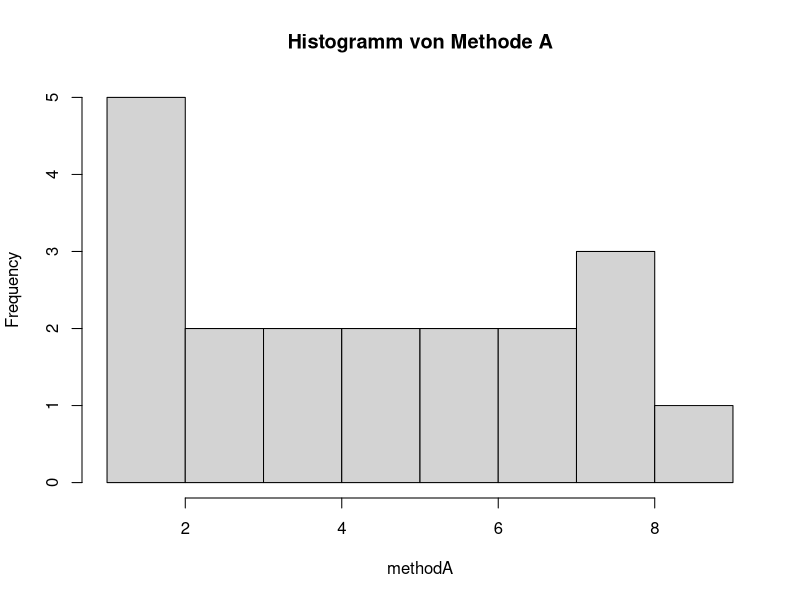
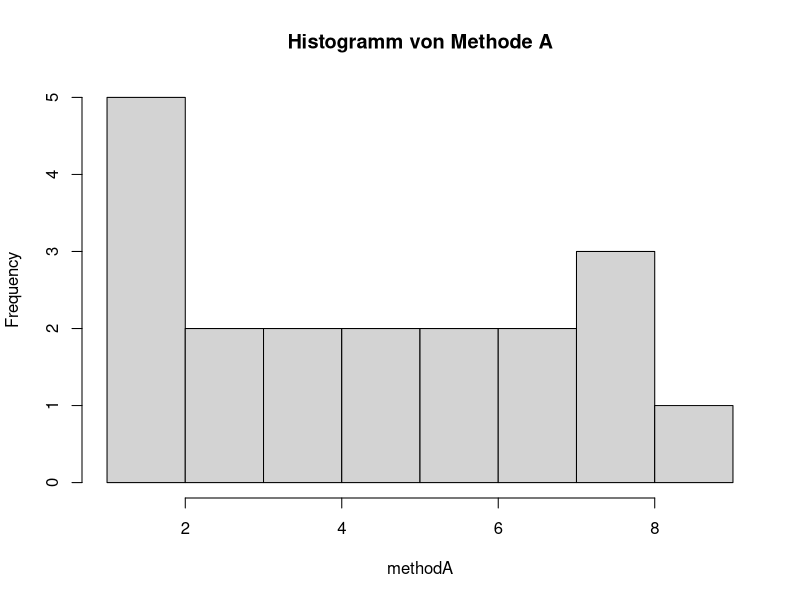
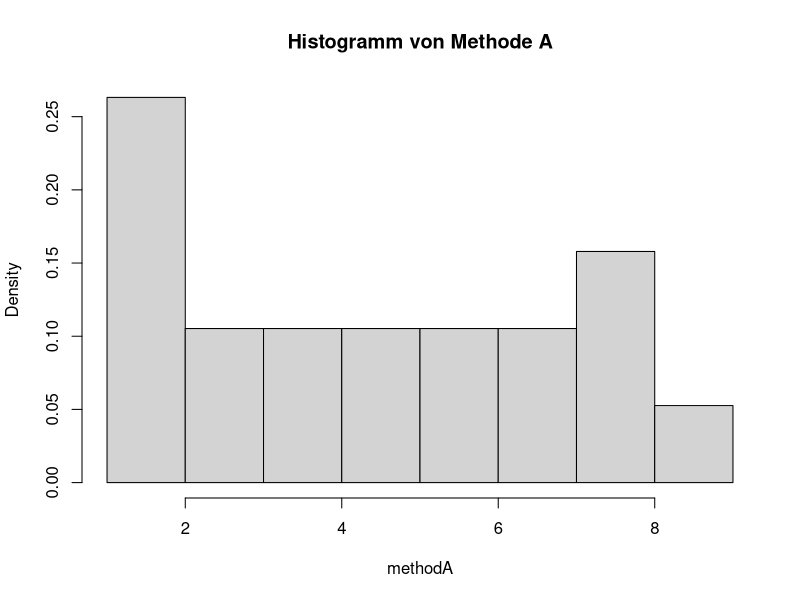
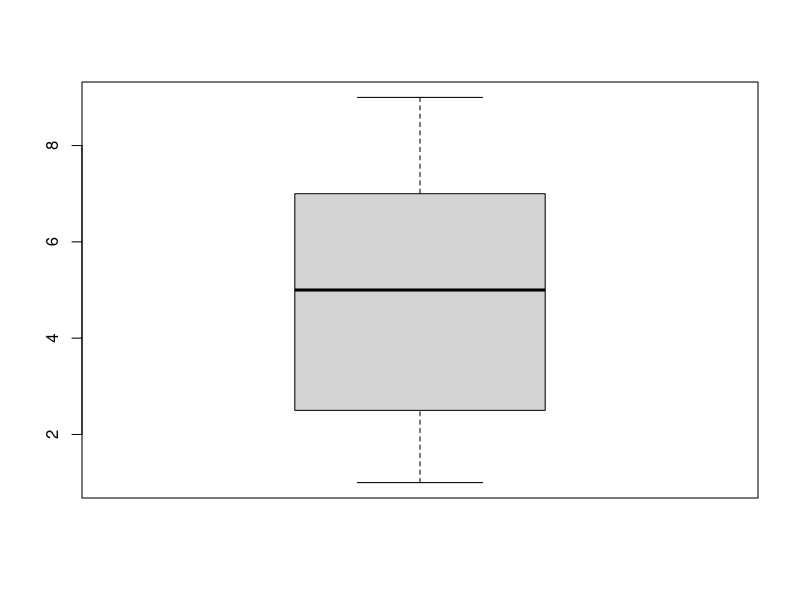
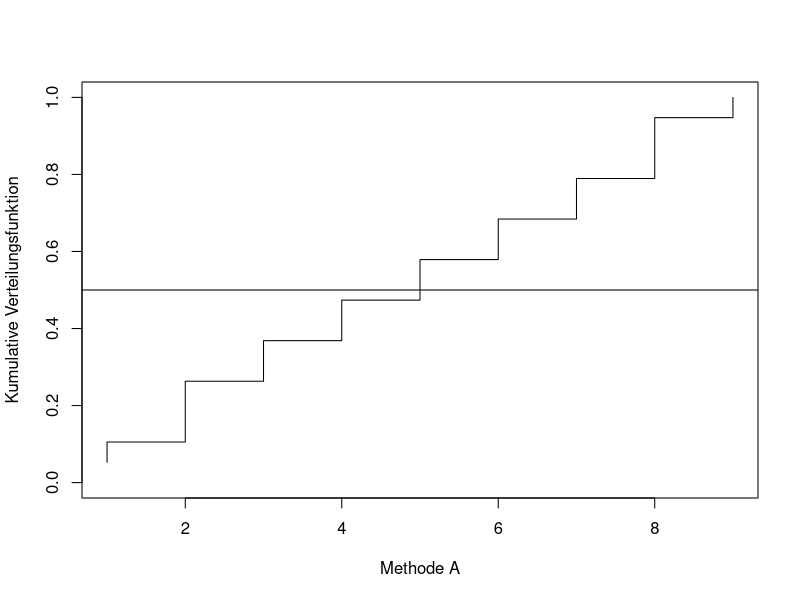
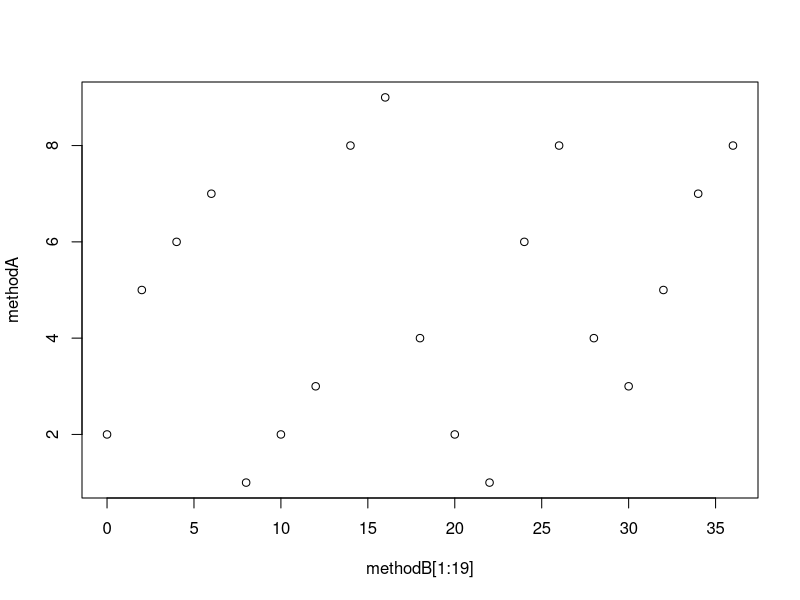
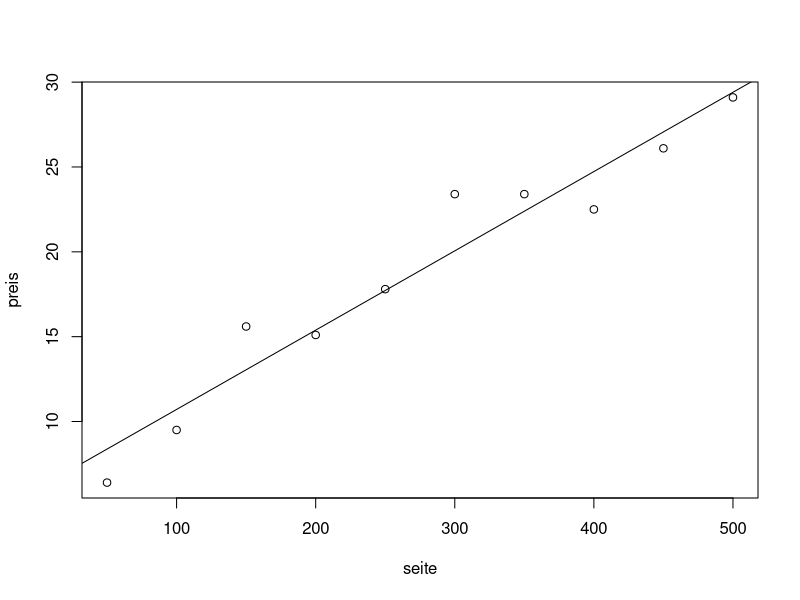
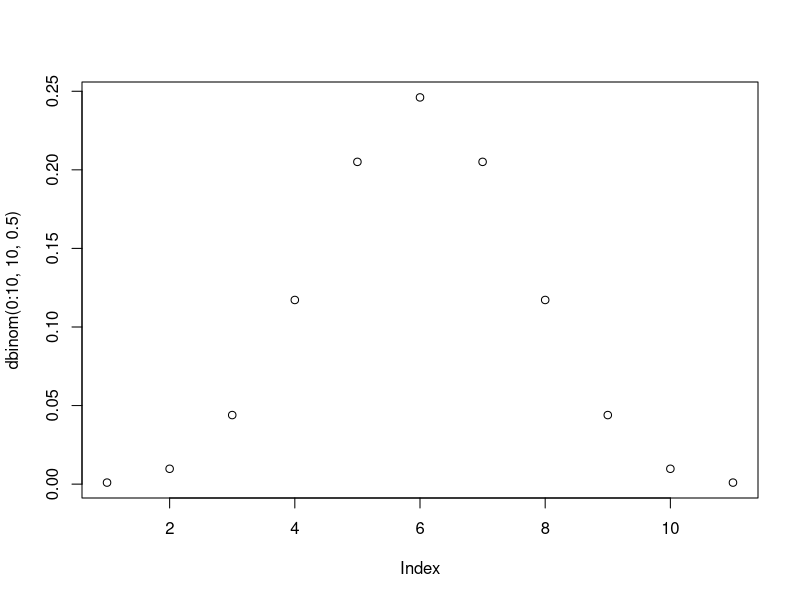

Reproduce these figures in R, in order. (Note: this script raises an error after producing the figures.)
#exampledata
methodA <- c(2,5,6,7,1,2,3,8,9,4,2,1,6,8,4,3,5,7,8)
methodB <- seq(0, 50, 2)
seite <- c(seq(50, 500, 50))
preis <- c(6.4, 9.5, 15.6, 15.1, 17.8, 23.4, 23.4, 22.5, 26.1, 29.1)
poissZahlen <- rpois(50, lambda = 5)

#Kennzahlen
arithmetischesMittel <- mean(methodA)
empirischeVarianz <- var(methodA)
standardabweichung <- sd(methodA) # oder sqrt(var())
median <- median(methodA)

unteresQuartil <- quantile(methodA, 0.25, type = 2)
oberesQuartil <- quantile(methodA, 0.75, type = 2)
unteresUndObereseQuartil <- quantile(methodA, seq(0.25, 1, 0.50), type = 2)
streuungsmass <- quantile(methodA, 0.75, type = 2) - quantile(methodA, 0.25, type = 2)

#Grafische Methoden
hist(methodA, main = "Histogramm von Methode A")
hist(methodA, breaks = 7, main = "Histogramm von Methode A")
hist(methodA, freq = F, main = "Histogramm von Methode A")

boxplot(methodA)

#empirische kumulative Verteilungsfunktion
plot(sort(methodA), (1:length(methodA))/length(methodA), type = "s", ylim = c(0, 1), ylab = "Kumulative Verteilungsfunktion", xlab = "Methode A")
abline(h=0.5)

#Streudiagramm
plot(methodB[1:19], methodA)

# Einfache lineare Regression
plot(seite, preis)
abline(lm(preis~seite))

#corelationsfaktor
# hoch
cor(seite, preis)
# tief
cor(methodB[1:19], methodA)

# Grund für Binomial
#1. Unabhängig
#2. Habe nur 1 oder 0
#3. Habe endliche Anzahl Werte
plot( dbinom(0:10, 10, 0.5) ) # von 0 bis .. jeweils einzelwahrscheinlichkeit
plot( pbinom(0:10, 10, 0.5) ) # von 0 bis .. Wahrscheinlichkeit aufsummieren
hist( rbinom(100, 10, 0.5) ) # 100 Ergebnise mit 10 Patienten # Erfolgreich bei Wahrscheinlichkeit 0.5
qbinom(0.5, 10, 0.5) # q = Quantil, Das ist der Median in dem Fall weil 50% Quantil (0.5)

# Grund für Poisson-Verterilung
# n unbekannt bzw. unbeschränkt
# Zahlen beliebig
# Regel:
# lambda > 0
# Generiert 10 Daten mit verteilung um Lambda
rpois(10, Lambda = 5)
# punktWahrscheinlichkeit für jede Zahl bei Verteilung um Lambda
dpois(poissZahlen, lambda = 5)
# poisson Wahrscheinlichkeit Kumulativ von 0 bis und mit 4
ppois(0:4, lambda = 5)

# todo
binom.test(25, 100, 0.3, alternative = "greater")
#qnorm()

# Keine e-xx Zahlen mehr
options(scipen = 999)